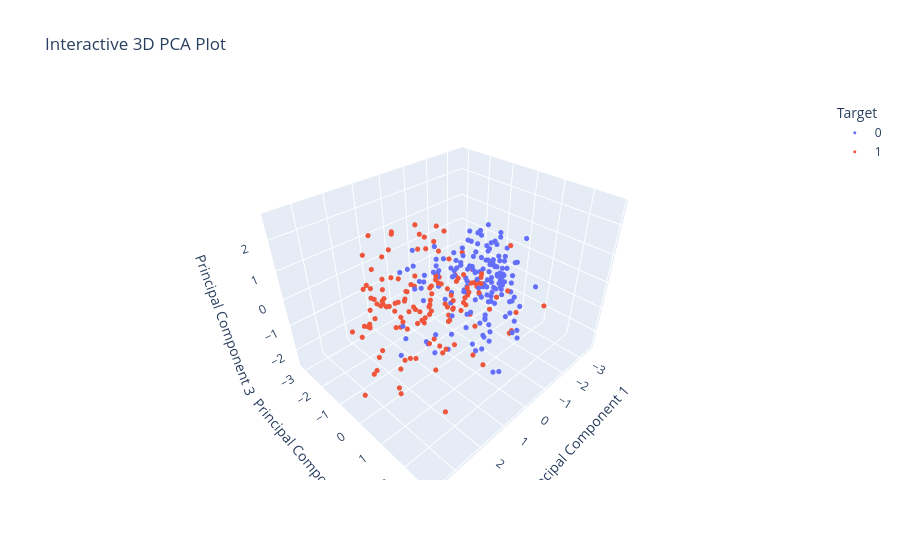

The notebook cell saved with this chart:
### Markdown cell above
### Scatter plot between the first two PC

### Code cell
import pandas as pd
import plotly.express as px

# pca doesn't return a dataframe

df_pca = pd.DataFrame(
    data=X_pca[:, :3],  
    columns=['PC1', 'PC2', 'PC3']
)

df_pca['Target'] = pd.Series(y).astype(str)


fig = px.scatter_3d(
    df_pca,
    x='PC1',
    y='PC2',
    z='PC3',
    color='Target',
    title='Interactive 3D PCA Plot',
    labels={'PC1': 'Principal Component 1', 'PC2': 'Principal Component 2', 'PC3': 'Principal Component 3'}
)

fig.update_traces(marker_size=3)
fig.show()

### Figure 1 — Plotly figure (JSON) as saved in the notebook; plotly's stock layout.template omitted (floating-point values rounded to 4 significant figures; data arrays with more than 128 entries replaced by an {"elided": "..."} marker saying what was removed)
{"data": [{"hovertemplate": "Target=0<br>Principal Component 1=%{x}<br>Principal Component 2=%{y}<br>Principal Component 3=%{z}<extra></extra>", "legendgroup": "0", "marker": {"color": "#636efa", "size": 3, "symbol": "circle"}, "mode": "markers", "name": "0", "scene": "scene", "showlegend": true, "type": "scatter3d", "x": {"elided": "164 float values"}, "y": {"elided": "164 float values"}, "z": {"elided": "164 float values"}}, {"hovertemplate": "Target=1<br>Principal Component 1=%{x}<br>Principal Component 2=%{y}<br>Principal Component 3=%{z}<extra></extra>", "legendgroup": "1", "marker": {"color": "#EF553B", "size": 3, "symbol": "circle"}, "mode": "markers", "name": "1", "scene": "scene", "showlegend": true, "type": "scatter3d", "x": {"elided": "139 float values"}, "y": {"elided": "139 float values"}, "z": {"elided": "139 float values"}}], "layout": {"legend": {"title": {"text": "Target"}, "tracegroupgap": 0}, "scene": {"domain": {"x": [0, 1], "y": [0, 1]}, "xaxis": {"title": {"text": "Principal Component 1"}}, "yaxis": {"title": {"text": "Principal Component 2"}}, "zaxis": {"title": {"text": "Principal Component 3"}}}, "title": {"text": "Interactive 3D PCA Plot"}}}
